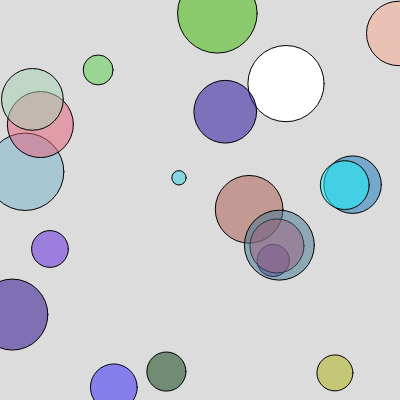
Frame 1 (no input)
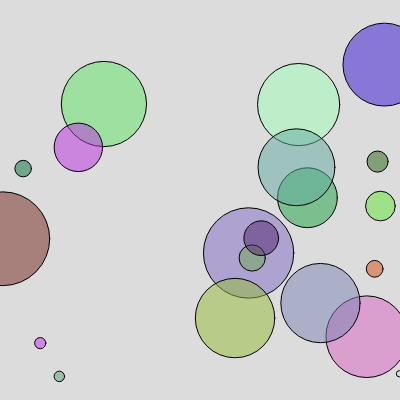
Frame 2 (the mouse pressed at the canvas centre, redrawn once)

The p5.js sketch that drew these frames (run headless with seeded random() and noise() and a simulated clock; the mouse was pressed at the canvas centre and the sketch redrawn once):

// p5.js sketch
// ── sketch.js
function setup() {
  // put setup code here
  createCanvas(400, 400);
}


function draw() {
  // put drawing code here
  colorMode(RGB, 255, 255, 255, 1);
  background(220);

  for (let index = 0; index < 20; index++) {
    let c = circle(random(1, 400), random(1, 400), random(5, 100));
    c.fill(random(0, 255), random(0, 255) , random(0, 255), 0.5)
    c
  }
  noLoop();

}
